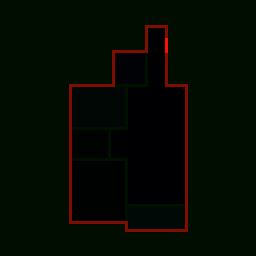
#> input picture mydataset/0.png, 256 x 256 px, found by its file name
$ python debug.py
#> lines starting #> are read from the running program, lines starting #| are printed output that depends on the picture; after the words box and inside, x2 and y2 are one past the last pixel; in counts of white or black regions, pixels touching at a corner belong together
### mydataset/data_new.py
import cv2
import numpy as np
import pickle
import os
import random
from collections import defaultdict
import sys
sys.path.append(os.path.abspath(os.path.join(os.path.dirname(__file__), '..')))
from datasets.floorplan_Loader import Load_floorplan_Plan_Graph

# Define color map (BGR order for OpenCV)
color_map = np.array([
    [222, 241, 244],   # living room 0
    [159, 182, 234],   # bedroom 1
    [95, 122, 224],    # kitchen 2
    [123, 121, 95],    # bathroom 3
    [143, 204, 242],   # balcony 4
    [92, 112, 107],    # storage 5
    [100, 100, 100],   # exterior wall
    [25, 255, 255],    # front door
    [150, 150, 150],   # interior wall
    [255, 255, 255],   # external
], dtype=np.uint8)

# [47 lines left out: function extract_data_from_rplan, not called in this run]


def extract_boundary_graph(img):
    """
    Extract the boundary graph using Channel 4 (index 3).
    Channel 4 distinguishes between exterior (0) and interior (255) areas.
    """
    # Get boundary information directly from Channel 4 (index 3)
    boundary_channel = img[:,:,3]

    # Create a mask for the boundary (value 255 for interior area)
    boundary_mask = (boundary_channel == 255).astype(np.uint8) * 255

    # Find contours of the boundary mask using CHAIN_APPROX_SIMPLE
    contours, _ = cv2.findContours(boundary_mask, cv2.RETR_EXTERNAL, cv2.CHAIN_APPROX_SIMPLE)

    # Create a graph representation
    boundary_graph = {}
    node_id = 0

    # Sample points along the contour to create nodes
    for contour in contours:
        # Change step from 5 to 1 to use all points from CHAIN_APPROX_SIMPLE
        for i in range(0, len(contour), 1):  # MODIFIED LINE
            x, y = contour[i][0]
            boundary_graph[node_id] = {
                'pos': [y, x],  # Note: [height, width] format
                'connect': []
            }

            # Connect to previous node
            if node_id > 0:
                boundary_graph[node_id]['connect'].append(node_id-1)
                boundary_graph[node_id-1]['connect'].append(node_id)

            node_id += 1

    # Connect the last node to the first node to close the loop
    if node_id > 0 and len(boundary_graph) > 1: # Ensure there's more than one node to form a loop
        boundary_graph[0]['connect'].append(node_id-1)
        boundary_graph[node_id-1]['connect'].append(0)

    return boundary_graph

# [410 lines left out: functions extract_wall_graph, merge_nearby_nodes, create_inter_graph, path_exists, extract_rooms_info, determine_room_category and 12 more, not called in this run]

# [26 lines that do not run on import are left out]

### mydataset/debug.py
import cv2
import numpy as np
import os
import sys
import networkx as nx
import matplotlib.pyplot as plt
import traceback
from skimage.morphology import skeletonize
from skimage.morphology import binary_closing, binary_dilation
from skimage.util import invert
from skimage import measure

# Import graph extraction functions
from data_new import extract_boundary_graph, extract_wall_graph # Assuming merge_nearby_nodes is used by extract_wall_graph

def visualize_nx_graph(graph_data, output_path, graph_title="Graph Visualization", img_shape=None, node_color='red', edge_color='green', show_labels_mod=10):
    """
    Create and save a NetworkX visualization of a generic graph.

    Args:
        graph_data: Dictionary representation of the graph
        output_path: Where to save the NetworkX visualization
        graph_title: Title for the plot
        img_shape: Optional shape of original image for setting plot limits
        node_color: Color for graph nodes
        edge_color: Color for graph edges
        show_labels_mod: Show label for every Nth node. If 0 or None, no labels.
    """
    # Create a new NetworkX graph
    G = nx.Graph()

    if not graph_data:
        print(f"Graph data is empty for {graph_title}. Skipping visualization.")
        # Create an empty image with a message
        fig, ax = plt.subplots(figsize=(10,10))
        ax.text(0.5, 0.5, f"{graph_title}\n(No data to display)",
                horizontalalignment='center', verticalalignment='center',
                fontsize=16, color='gray')
        ax.axis('off')
        plt.savefig(output_path, dpi=150, bbox_inches='tight')
        plt.close(fig)
        return

    # Add nodes with positions
    for node_id, node_data in graph_data.items():
        y, x = node_data['pos']
        G.add_node(node_id, pos=(x, y))

    # Add edges (connections between nodes)
    for node_id, node_data in graph_data.items():
        for connected_id in node_data.get('connect', []): # Use .get for safety
            if node_id < connected_id:  # Add each edge only once
                G.add_edge(node_id, connected_id)

    # Set up the plot
    plt.figure(figsize=(10, 10))

    # Get node positions for drawing
    pos = nx.get_node_attributes(G, 'pos')

    # Draw the graph
    nx.draw(G, pos,
           node_size=30,
           node_color=node_color,
           with_labels=False,
           width=1.0,
           edge_color=edge_color)

    # Add a few node labels for reference
    if show_labels_mod and show_labels_mod > 0:
        labels = {node_id: str(node_id) for node_id in graph_data.keys() if node_id % show_labels_mod == 0}
        nx.draw_networkx_labels(G, pos, labels=labels, font_size=8, font_color='blue')

    # Set the plot limits if image shape is provided
    if img_shape:
        plt.xlim(0, img_shape[1])  # Width dimension
        plt.ylim(img_shape[0], 0)  # Height dimension (inverted for image coordinates)

    plt.title(f"{graph_title} ({len(graph_data)} nodes)")
    plt.axis('off')  # Hide the axes

    # Save the figure
    plt.savefig(output_path, dpi=150, bbox_inches='tight')
    plt.close()

    print(f"Saved {graph_title} visualization to {output_path}")


# [198 lines left out: function extract_skeleton_graph, not called in this run]

def extract_space_canny_graph(floor_plan):
    """Extract a graph from space regions using Canny detection."""
    # Use channel 1 which contains semantic classes
    semantic_channel = floor_plan[:, :, 1]

    # Print unique values to understand what we're working with
    unique_values = np.unique(semantic_channel)
    print(f"Unique semantic values: {unique_values}")

    # Create space mask - include room/space classes, exclude walls and background
    wall_classes = [12, 14, 15, 16, 17]  # Wall classes
    background_class = 0

    # Start with all pixels as potential space
    space_mask = np.ones_like(semantic_channel, dtype=np.uint8) * 255

    # Remove wall pixels
    for wall_class in wall_classes:
        space_mask[semantic_channel == wall_class] = 0

    # Remove background
    space_mask[semantic_channel == background_class] = 0

    # Create a visualization of the space mask
    space_vis = cv2.cvtColor(space_mask, cv2.COLOR_GRAY2BGR)
    space_vis[space_mask == 255] = [0, 255, 0]  # Green spaces

    # Apply Canny edge detection to the space mask
    edges = cv2.Canny(space_mask, 50, 150)

    # Create a visualization of the edges
    edges_vis = np.zeros((edges.shape[0], edges.shape[1], 3), dtype=np.uint8)
    edges_vis[edges > 0] = [255, 0, 0]  # Red edges

    # Find connected components in the edge image
    labeled_edges = measure.label(edges, connectivity=2)
    num_components = labeled_edges.max()

    print(f"Found {num_components} space edge components")

    # Create a graph that follows the actual edge structure
    space_graph = {}
    node_id = 0
    h, w = edges.shape

    # Process each connected component
    for component_id in range(1, num_components + 1):
        # Get the current component
        component_mask = (labeled_edges == component_id).astype(np.uint8) * 255

        # Find corner points and junctions in this component
        component_nodes = []
        for y in range(1, h-1):
            for x in range(1, w-1):
                if component_mask[y, x] > 0:
                    # Check 8-neighborhood to find corners/junctions
                    patch = component_mask[y-1:y+2, x-1:x+2]
                    neighbors = np.sum(patch > 0) - 1  # Subtract center pixel

                    # Find endpoints (1 neighbor) or junctions (3+ neighbors)
                    if neighbors == 1 or neighbors >= 3:
                        component_nodes.append((y, x))
                        edges_vis[y, x] = [0, 0, 255]  # Blue nodes

        print(f"Component {component_id} has {len(component_nodes)} corner/junction nodes")

        if len(component_nodes) == 0:
            continue

        # Add nodes to graph
        component_start_id = node_id
        node_positions = {}
        for i, (y, x) in enumerate(component_nodes):
            space_graph[node_id] = {
                'pos': [y, x],
                'connect': []
            }
            node_positions[node_id] = (y, x)
            node_id += 1

        # Connect nodes that are actually connected via the edge structure
        component_node_ids = list(range(component_start_id, node_id))

        for i, id1 in enumerate(component_node_ids):
            for j, id2 in enumerate(component_node_ids):
                if i >= j:
                    continue

                y1, x1 = node_positions[id1]
                y2, x2 = node_positions[id2]

                # Check if there's a path between these nodes along the component
                # Use simple distance check for now, but ensure they're reasonably close
                distance = np.sqrt((y2-y1)**2 + (x2-x1)**2)

                if distance < 100:  # Reasonable connection distance
                    # Check if there's roughly a straight line of edge pixels between them
                    # Simple line check - sample points along the line
                    steps = int(distance)
                    if steps > 0:
                        connected = True
                        for step in range(1, steps):
                            t = step / steps
                            check_y = int(y1 + t * (y2 - y1))
                            check_x = int(x1 + t * (x2 - x1))

                            # Check if this point is close to an edge pixel
                            found_edge = False
                            for dy in [-2, -1, 0, 1, 2]:
                                for dx in [-2, -1, 0, 1, 2]:
                                    cy, cx = check_y + dy, check_x + dx
                                    if (0 <= cy < h and 0 <= cx < w and
                                        component_mask[cy, cx] > 0):
                                        found_edge = True
                                        break
                                if found_edge:
                                    break

                            if not found_edge:
                                connected = False
                                break

                        if connected:
                            space_graph[id1]['connect'].append(id2)
                            space_graph[id2]['connect'].append(id1)

                            # Visualize connection
                            cv2.line(edges_vis, (x1, y1), (x2, y2), (255, 255, 0), 1)

    print(f"Created space graph with {len(space_graph)} nodes")
    return space_graph, edges_vis, space_vis

def debug_floorplan_graphs(image_path, output_dir):
    """Extract and visualize boundary and wall graphs for a floor plan."""
    os.makedirs(output_dir, exist_ok=True)

    img = cv2.imread(image_path, cv2.IMREAD_UNCHANGED)
#> img is the input picture: shape (256, 256, 4); mean B, G, R, A 0.8, 10.3, 3.8, 69
    if img is None:
        print(f"Error: Could not load image {image_path}")
        return
    if img.ndim < 3 or img.shape[2] < 4:
        print(f"Error: Image {image_path} does not have enough channels (needs at least 4). Found shape {img.shape}.")
        return

    base_name = os.path.splitext(os.path.basename(image_path))[0]
    print(f"Processing floor plan: {base_name}")
    print(f"Image shape: {img.shape}")
#| Image shape: (256, 256, 4)

    # Debug: Print unique values in each channel
    print("Channel 0 unique values:", np.unique(img[:,:,0]))
#| Channel 0 unique values: [0 1 2 3 4 5 6]
    print("Channel 1 unique values:", np.unique(img[:,:,1]))
#| Channel 1 unique values: [ 0  1  2  3  7  9 13 14 15 16 17]
    print("Channel 2 unique values:", np.unique(img[:,:,2]))
#| Channel 2 unique values: [  0 127 255]
    print("Channel 3 unique values:", np.unique(img[:,:,3]))
#| Channel 3 unique values: [  0 255]

    try:
        # 1. Extract and Visualize Boundary Graph
        boundary_graph = extract_boundary_graph(img)
#> in extract_boundary_graph, `boundary_channel = img[:,:,3]`:
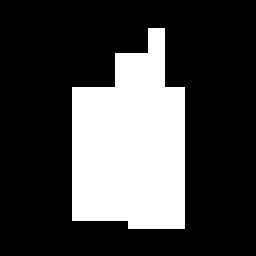
#> boundary_channel: shape (256, 256); 27% white; 1 white region
#> in extract_boundary_graph, `contours, _ = cv2.findContours(boundary_mask, cv2.RETR_EXTERNAL, cv2.C..`: contours = 1 contour; box (x1, y1, x2, y2) and area: (72, 28, 185, 229) 17412
#> the loop in extract_boundary_graph, `for contour in contours:` made 1 pass
#> after the loop in extract_boundary_graph, `for contour in contours:`: boundary_graph = 16 items; node_id = 16
#> boundary_graph = 16 items
        visualize_nx_graph(
            boundary_graph,
            os.path.join(output_dir, f"{base_name}_boundary_nx.png"),
            graph_title="Boundary Graph NetworkX",
            img_shape=img.shape,
            node_color='red',
            edge_color='green',
            show_labels_mod=10
        )
#> the loop in visualize_nx_graph, `for node_id, node_data in graph_data.items():` made 16 passes
#> (node_data, y, x) on passes 1 to 12: ({'pos': [28, 148], 'connect': [1, 15]}, 28, 148), ({'pos': [52, 148], 'connect': [0, 2]}, 52, 148), ({'pos': [53, 147], 'connect': [1, 3]}, 53, 147), ({'pos': [53, 115], 'connect': [2, 4]}, 53, 115), ({'pos': [86, 115], 'connect': [3, 5]}, 86, 115), ({'pos': [87, 114], 'connect': [4, 6]}, 87, 114), ({'pos': [87, 72], 'connect': [5, 7]}, 87, 72), ({'pos': [220, 72], 'connect': [6, 8]}, 220, 72), ({'pos': [220, 127], 'connect': [7, 9]}, 220, 127), ({'pos': [221, 128], 'connect': [8, 10]}, 221, 128), ({'pos': [228, 128], 'connect': [9, 11]}, 228, 128), ({'pos': [228, 184], 'connect': [10, 12]}, 228, 184)
#> the loop in visualize_nx_graph, `for node_id, node_data in graph_data.items():` made 16 passes
#> node_data on passes 1 to 12: {'pos': [28, 148], 'connect': [1, 15]}, {'pos': [52, 148], 'connect': [0, 2]}, {'pos': [53, 147], 'connect': [1, 3]}, {'pos': [53, 115], 'connect': [2, 4]}, {'pos': [86, 115], 'connect': [3, 5]}, {'pos': [87, 114], 'connect': [4, 6]}, {'pos': [87, 72], 'connect': [5, 7]}, {'pos': [220, 72], 'connect': [6, 8]}, {'pos': [220, 127], 'connect': [7, 9]}, {'pos': [221, 128], 'connect': [8, 10]}, {'pos': [228, 128], 'connect': [9, 11]}, {'pos': [228, 184], 'connect': [10, 12]}
#> in visualize_nx_graph, `labels = {node_id: str(node_id) for node_id in graph_data.keys() if no..`: labels = {0: '0', 10: '10'}
#> in visualize_nx_graph, `plt.savefig(output_path, dpi=150, bbox_inches='tight')`:
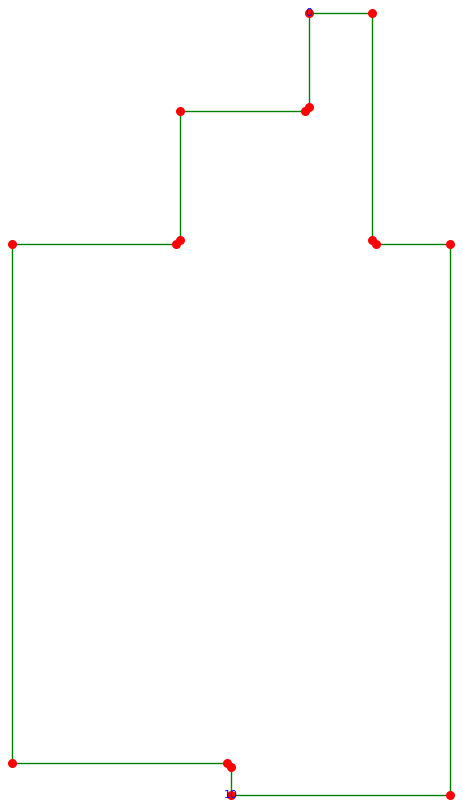
#> figure drawn by matplotlib, 1 panel
        print(f"Successfully processed boundary graph with {len(boundary_graph)} nodes")
#| Successfully processed boundary graph with 16 nodes

        # 2. Create simple space Canny graph
        print("\n--- Creating Simple Space Canny Graph ---")
        space_graph, space_edges_vis, space_vis = extract_space_canny_graph(img)
#> in extract_space_canny_graph, `semantic_channel = floor_plan[:, :, 1]`:
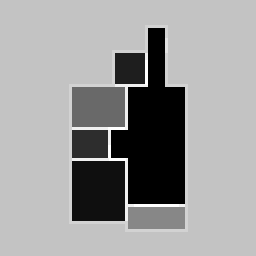
#> semantic_channel: shape (256, 256); min 0, max 17, mean 10.31; drawn with min black and max white
#> in extract_space_canny_graph, `unique_values = np.unique(semantic_channel)`: unique_values = [0, 1, 2, 3, 7, 9, 13, 14, 15, 16, 17]
#| Unique semantic values: [ 0  1  2  3  7  9 13 14 15 16 17]
#> in extract_space_canny_graph, `space_vis = cv2.cvtColor(space_mask, cv2.COLOR_GRAY2BGR)`:
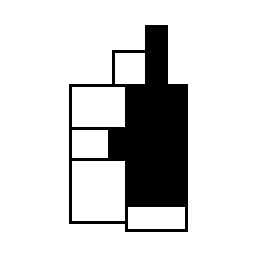
#> space_vis: shape (256, 256, 3); 83% white; 1 black region, box (x1, y1, x2, y2) and area: (69, 25, 188, 232) 11151
#> in extract_space_canny_graph, `space_vis[space_mask == 255] = [0, 255, 0]`:
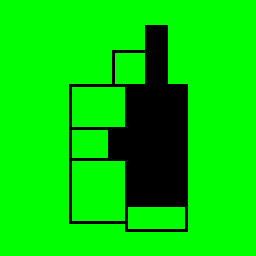
#> space_vis: shape (256, 256, 3); mean B, G, R 0, 211.6, 0
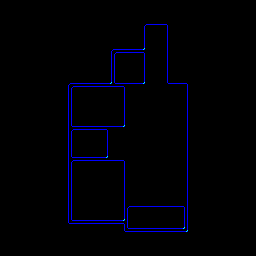
#> space_edges_vis: shape (256, 256, 3); mean B, G, R 5.6, 0.1, 0
#> space_graph = 16 items

        # Save space region visualization
        space_vis_path = os.path.join(output_dir, f"{base_name}_space_region.png")
        cv2.imwrite(space_vis_path, space_vis)
        print(f"Saved space region visualization to: {space_vis_path}")

        # Save space edges visualization
        space_edges_vis_path = os.path.join(output_dir, f"{base_name}_space_edges.png")
        cv2.imwrite(space_edges_vis_path, space_edges_vis)
        print(f"Saved space edges visualization to: {space_edges_vis_path}")

        # Visualize space graph
        visualize_nx_graph(
            space_graph,
            os.path.join(output_dir, f"{base_name}_space_graph.png"),
            graph_title="Space Canny Graph",
            img_shape=img.shape,
            node_color='blue',
            edge_color='yellow',
            show_labels_mod=1  # Show all labels since it's a small graph
        )
#> call 2 of visualize_nx_graph, with graph_title = 'Space Canny Graph', img_shape = (256, 256, 4), node_color = 'blue', edge_color = 'yellow', show_labels_mod = 1
#> the loop in visualize_nx_graph (call 2), `for node_id, node_data in graph_data.items():` made 16 passes
#> (node_data, y, x) on passes 1 to 12: ({'pos': [48, 144], 'connect': [1]}, 48, 144), ({'pos': [49, 143], 'connect': [0]}, 49, 143), ({'pos': [82, 111], 'connect': [3]}, 82, 111), ({'pos': [83, 110], 'connect': [2]}, 83, 110), ({'pos': [230, 187], 'connect': [5]}, 230, 187), ({'pos': [231, 186], 'connect': [4]}, 231, 186), ({'pos': [82, 144], 'connect': [7]}, 82, 144), ({'pos': [83, 143], 'connect': [6]}, 83, 143), ({'pos': [125, 124], 'connect': [9]}, 125, 124), ({'pos': [126, 123], 'connect': [8]}, 126, 123), ({'pos': [156, 107], 'connect': [11]}, 156, 107), ({'pos': [157, 106], 'connect': [10]}, 157, 106)
#> the loop in visualize_nx_graph (call 2), `for node_id, node_data in graph_data.items():` made 16 passes
#> node_data on passes 1 to 12: {'pos': [48, 144], 'connect': [1]}, {'pos': [49, 143], 'connect': [0]}, {'pos': [82, 111], 'connect': [3]}, {'pos': [83, 110], 'connect': [2]}, {'pos': [230, 187], 'connect': [5]}, {'pos': [231, 186], 'connect': [4]}, {'pos': [82, 144], 'connect': [7]}, {'pos': [83, 143], 'connect': [6]}, {'pos': [125, 124], 'connect': [9]}, {'pos': [126, 123], 'connect': [8]}, {'pos': [156, 107], 'connect': [11]}, {'pos': [157, 106], 'connect': [10]}
#> in visualize_nx_graph (call 2), `plt.savefig(output_path, dpi=150, bbox_inches='tight')`:
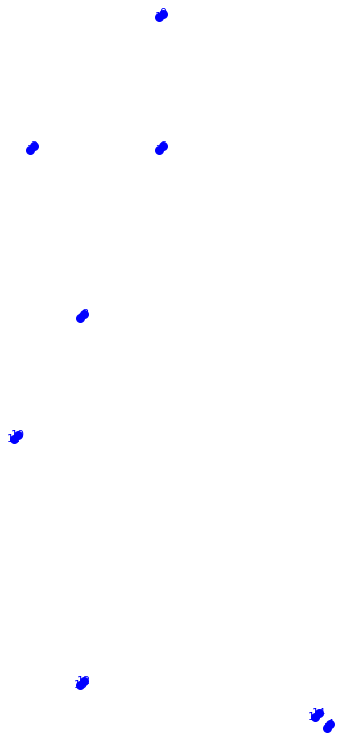
#> figure drawn by matplotlib, 1 panel
        print(f"Successfully processed space graph with {len(space_graph)} nodes")
#| Successfully processed space graph with 16 nodes

    except Exception as e:
        print(f"Error processing graphs for {base_name}: {e}")
        traceback.print_exc()

if __name__ == "__main__":
    if len(sys.argv) > 1:
        image_path = sys.argv[1]
    else:
        image_path = "D:/Desktop/RPLAN/dataset/floorplan_dataset/0.png"

    output_dir = "D:/Desktop/RPLAN/dataset/debug_visualizations"

    debug_floorplan_graphs(image_path, output_dir)
    print(f"\nDebug visualizations saved to {output_dir}")
